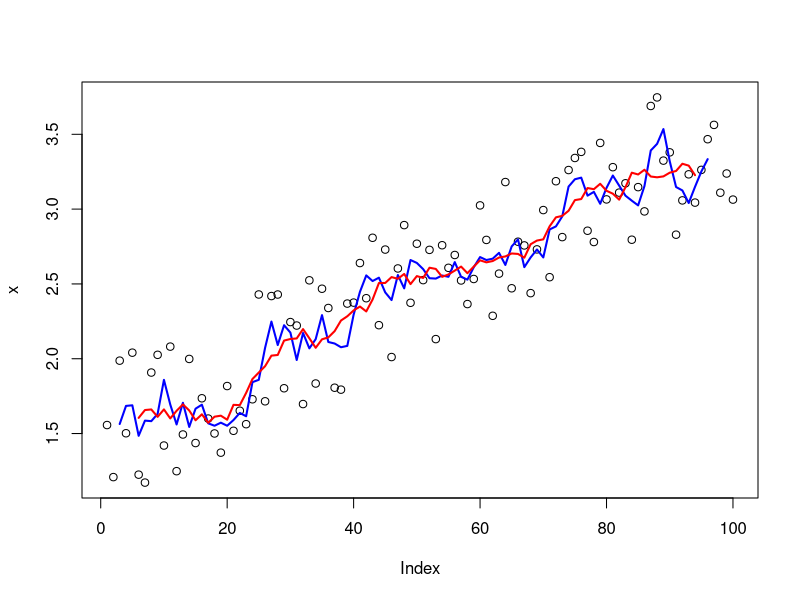
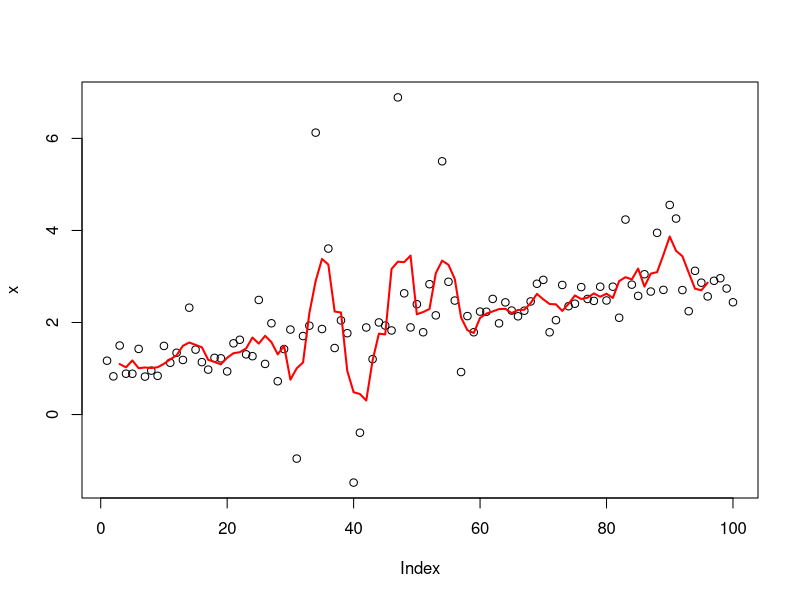
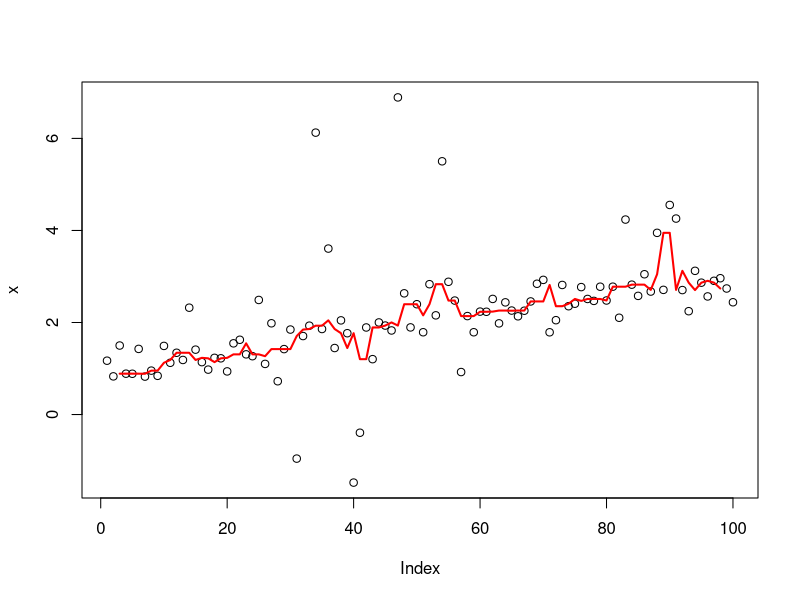

The R script that drew these images, in order: (Note: this script raises an error after producing the figures.)
# Functionals -------------------------------------------------------------
# Functionals take a function as an input and return a vector as an output. For 
# e.g.
randomise <- function(f) {
 f(runif(1e3))
}
randomise(mean)
randomise(mean)
randomise(sum)

# Three frequently used functionals are lapply, apply, and tapply. Functionals are
# a common alternative to for loops. Although for loops can be slow, it is mainly
# the fact that they can be inclear ito what they are iterating over, i.e. they 
# are not very expressive. Functionals are also useful for encapsulating common
# data manipulation tasks like split-apply-combine, for thinking 'functionally'
# and for working with mathematical functions.

# Functionals also reduce code bugs. Note that it is always important to first
# build the tools and functions for the problem. Once you have solved the problem,
# then one can focus on speed.

## My first functional: lapply() -------------------------------------------
# The simplest functional is lapply(). lapply() takes a function, applies it to
# each element in a list, and returns the results in the form of a list. Although
# lapply() is written in C for performance, we can create a simple R 
# implementation that does the same thing:
lapply2 <- function(x, f, ...) {
 out <- vector("list", length(x))
 for (i in seq_along(x)) {
  out[[i]] <- f(x[[i]], ...)
 }

  out

}
# From the above code, one can see that lapply() is a wrapper function for a 
# common loop pattern: create a container output, apply f() to each component of
# a list, and fill the container with the results. All other for loop functionals
# are variations of this theme: they simply use different types of input or 
# output.

### Looping patterns --------------------------------------------------------
# It's useful to remember that there are three basic ways to loop over a vector:
 # 1. loop over the elements: for (x in s)
 # 2. loop over the numeric indices: for (i in seq_along(xs))
 # 3. loop over the names: for (nm in names(xs))

# The first form is usually not a good choice for a for loop because it leads to
# inefficient ways of saving output. It's slow because each time you extend the
# vector, R has to copy in all of the existing elements. This is the easiest with
# the second form:
xs <- runif(1e3)
res <- numeric(length(xs))
for (i in seq_along(xs)) {
 res[i] <- sqrt(xs[i])
}

# Just as there three basic ways to use a for loop, there are three basic ways
# to use lapply():
lapply(xs, function(x) {})
lapply(seq_along(xs), function(i) {})
lapply(names(xs), function(nm) {})

### Exercises ---------------------------------------------------------------
# Use both for loops and lapply() to fit linear models to the mtcars using the
# formulas stored in this list:
formulas <- list(
 mpg ~ disp,
 mpg ~ I(1 / disp),
 mpg ~ disp + wt,
 mpg ~ I(1 / disp) + wt
)

# Create input list:
data_out <- as.list(numeric(length(formulas)))
# Loop over list:
for (i in seq_along(formulas)) {
 data_out[[i]] <- lm(formulas[[i]], data = mtcars)

 print(data_out) 
}
# lapply:
lapply(formulas, lm, data = mtcars)

## For loop functionals: friends of lapply() -------------------------------
# The key to using functionals in place of for loops is recognising that common
# looping patterns are already implemented in existing base functionals. Once
# you've mastered base functionals, the next step is to write your own: if you're
# duplicating the same looping patterns in many places, you should extract it
# out into its own.

### Vector output: sapply() and vapply() ------------------------------------
# sapply and vapply simplify their output to be an atomic vector. vapply() is 
# better suited for use within other functions, than sapply(). For example, 
# when given an empty list, sapply() returns another empty list instead of the
# more correct zero-length vector.
sapply(mtcars, is.numeric)
vapply(mtcars, is.numeric, logical(1))
sapply(list(), is.numeric)
vapply(list(), is.numeric, logical(1))
# ... so, if the function returns results of different types or lengths, sapply()
# will silently return a list, while vapply() will throw an error. Hence, sapply
# is dangerous when writing functions.

### Multiple inputs: map (and mapply) ---------------------------------------
# Briefly, Map is useful when you want to use a function with two inputs. For
# example, weighted mean(). Map() is equivalent to mapply() but with simplify = 
# FALSE; mapply can add more complication for little gain.

### Rolling computations ----------------------------------------------------
# You can create your own functionals too. For example, if you were interested 
# in smoothing your data using a rolling (or running) mean function:
roll_mean <- function(x, n) {
 out <- rep(NA, length(x))
 
 offset <- trunc(n/ 2)
 
 for (i in (offset + 1):(length(x) - n + offset - 1)) {
  out[i] <- mean(x[(i - offset):(i + offset - 1)])
 }
 
 out
}
# Create simulated data:
x <- seq(1, 3, length = 1e2) + runif(1e2)
plot(x)
lines(roll_mean(x, 5), col = "blue", lwd = 2)
lines(roll_mean(x, 10), col = "red", lwd = 2)

# In this case, if the noise was more variable (i.e. it has a longer tail), you
# might worry that the rolling mean was too sensitive to outliers. Instead, you
# might want to compute a rolling median:
x <- seq(1, 3, length = 1e2) + rt(1e2, df = 2) / 3
plot(x)
lines(roll_mean(x, 5), col = "red", lwd = 2)

# To change roll_mean to roll_median, all you need to do is replace mean with 
# median inside loop. Instead of copy/paste, we could extract the idea of 
# computing a rolling summary into its own function:
roll_apply <- function(x, n, f, ...) {
 # Create out vector
 out <- rep(NA, length(x))
 # Offset
 offset <- trunc(n / 2)
 # Loop over data:
 for (i in (offset + 1):(length(x) - n + offset + 1)) {
  out[i] <- f(x[(i - offset):(i + offset)], ...)
 }
 # Print:
 out
}
plot(x)
lines(roll_apply(x, 5, median), col = "red", lwd = 2)

### Parallelosation ---------------------------------------------------------
# Since we can compute each element in any order, it is easy to dispatch the 
# tasks to different cores, and compute them in parallel. This is what
# parallel::mcapply and parallel:map do.
library(parallel)
unlist(mclapply(1:10, sqrt, mc.cores = 4))

# Important note: in this case, mclapply is actually *slower* than lapply. This
# is because the cost of individual computations is low, and additional work is
# needed to send the computation to different cores and collect results.

# If we use a different example, however, by taking bootstrap replicates of a
# linear model, the advantages are clear:
boot_df <- function(x) {
 x[sample(nrow(x), replace = TRUE), ]

 }

r_sqrd <- function(mod) {
 summary(mod)$r.square
 
}

boot_lm <- function(i) {
 r_sqrd(lm(mpg ~ wt + disp, data = boot_df(mtcars)))

 }

# Without parallelisation:
system.time(lapply(1:500, boot_lm))
# With parallelosation:
system.time(mclapply(1:500, boot_lm, mc.cores = 2))

# Note: increasing the number of cores will not always lead to linear gains,
# switching from lapply or Map to its parallel forms can dramatically improve
# computational performance!

## Exercises 11.2.5 ----------------------------------------------------------
# 1.
## a)
df_1 <- data.frame(
 x = sample(x = 1:10, size = 100, replace = TRUE),
 y = rt(n = 100, df = 2),
 z = rbeta(n = 100, shape1 = 0.5, shape2 = 0.5)
 )
vapply(df_1, sd, FUN.VALUE = numeric(1))

## b)
if (vapply(mtcars, is.numeric, FUN.VALUE = logical(1))) {
 vapply(mtcars, sd, FUN.VALUE = numeric(1))
 }
# Exercises are interesting but relatively easy - moving on...

## Manipulating matrices and data frames -----------------------------------
# This section will cover three categories of data structure functionals:

# apply(), sweep(), outer(), and how they work with matrices
# tapply() summarises a vector by groups defined by another vector
# the plyr::package, which generalises tapply() to make it easy to work with 
# data frames, lists, or arrays as inputs, and data frames, lists, or arrays as
# outputs.

### Matrix and array operations ---------------------------------------------
# First off, apply() is a variant of sapply() that works with matrices and 
# arrays. It can be thought of as an operation that summarises a matrix or array
# by collapsing each row or column to a single number. It has four arguments:

# x, the matrix or array to summarise
# MARGIN, an integer vector giving the dimensions to summarise over: 1 = rows, 2
#  = columns, etc.
# FUN, a summary function
# ..., other arguments passed to FUN

# A typical example of apply() looks like this:
a <- matrix(1:20, nrow = 5)
apply(X = a, MARGIN = 1, FUN = mean)
apply(X = a, MARGIN = 2, FUN = mean)

# There are a few caveats to apply(). It doesn't simplify argument, so you can 
# never be completely sure what type of output you'll get. This means that 
# apply() is *not* safe to use inside a function unless you carefully check the
# inputs. apply() is also not idempotent in the sense that if the summary 
# function is the identity operator, the output is not always the same as the 
# input:
a_1 <- apply(a, 1, identity)
identical(a, a_1)
# But if you transpose rows to columns:
identical(a, t(a_1))
# But again...
a_2 <- apply(a, 2, identity)
identical(a, a_2)

# Tip: you can put n-dimensional arrays back in the right order using aperm(), 
# or use plyr::aaply(), which is idempotent.

# Another functional is sweep(), which allows you to "sweep" out the values of
# a summary statistic. It is often used with apply() to standardise arrays. The
# following example scales the rows of a matrix so that values lie between 0
# and 1:
x <- matrix(rnorm(
 n = 20, mean = 0, sd = 1), nrow = 4)
x_1 <- sweep(x = x, MARGIN = 1, apply(X = x, MARGIN = 1, min), `-`)
x_2 <- sweep(x = x_1, MARGIN = 1, apply(X = x_1, MARGIN = 1, max), `/`)

# The final matrix functional is outer(). It is a little different in that it 
# takes multiple vector inputs and creates and creates a matrix or array output
# where the input function is run over every combination of the inputs, for 
# example...
# Create a times table:
outer(X = 1:3, Y = 1:10, "*")

## Group apply -------------------------------------------------------------
